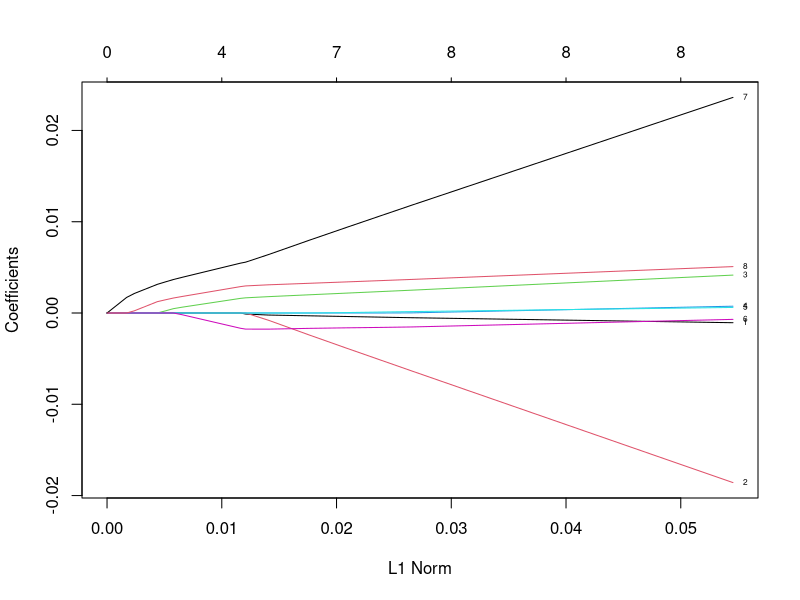
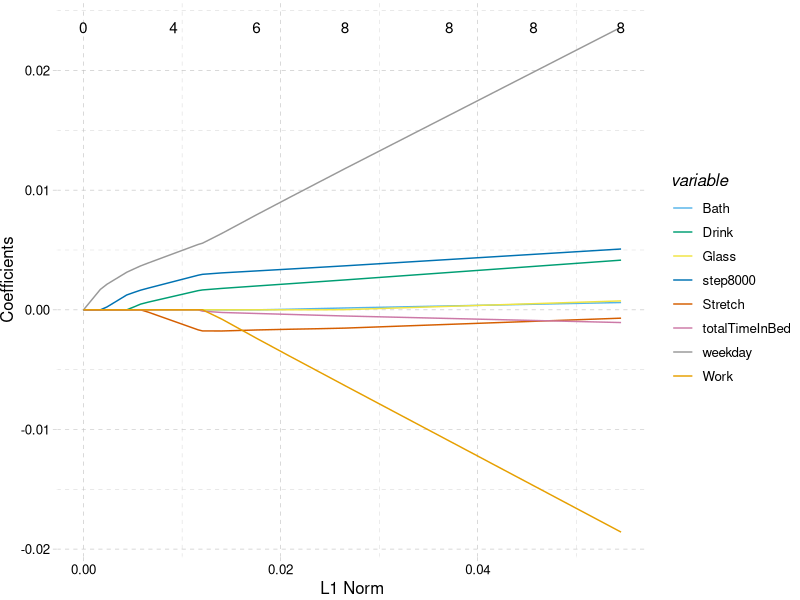
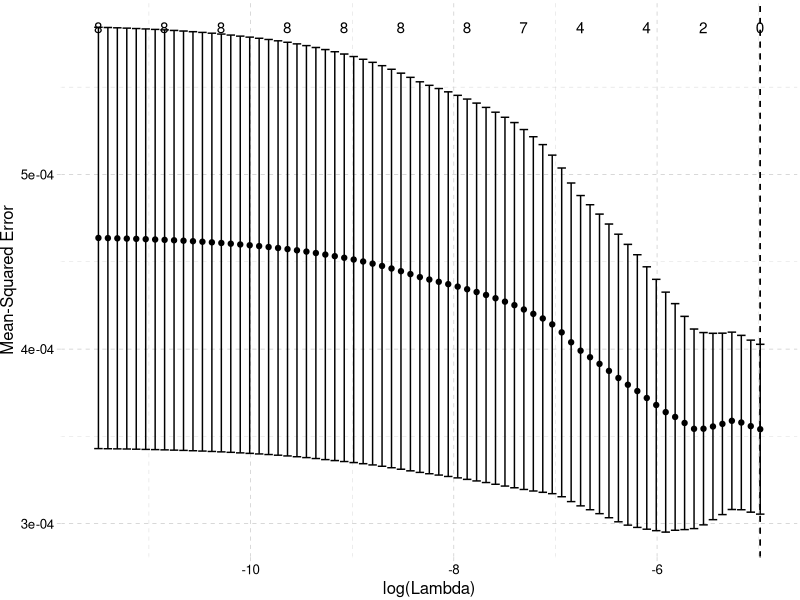

These figures' R source, in order:
#
#  date : 2018/03/02
#  
#  mikutaifuku
#
#  lasso.R
#
#  Fitbitデータでスパース推定入門
#
#  lassoによる変数選択
#

# set library ====
library("tidyverse")
library("glmnet")
library("ggthemes")
library("ggfortify")

# read data ====
df <- read_csv(file="data/merge.csv",
               col_names=TRUE, locale = locale(encoding="CP932")) %>% 
  select(-Date, -totalSleepRecords, -day, -steps, -totalMinutesAsleep, -Tobacco)

# lasso ====
# 「睡眠効率に影響を与える変数を探る」
# lassoを用いて睡眠効率に影響を与える変数を選択

y <- unlist(select(df, efficiency))
x <- scale(as.matrix(select(df, -efficiency)))

fit <- glmnet(x, y, standardize = FALSE)
plot(fit, label = TRUE)
autoplot(fit) + theme_pander() + scale_color_pander()

# cv lasso ====
set.seed(0)
cvfit <- cv.glmnet(x, y, standardize = FALSE, nfolds = 10)
autoplot(cvfit) + theme_pander() + scale_color_pander()

coef(cvfit, s = "lambda.min")
